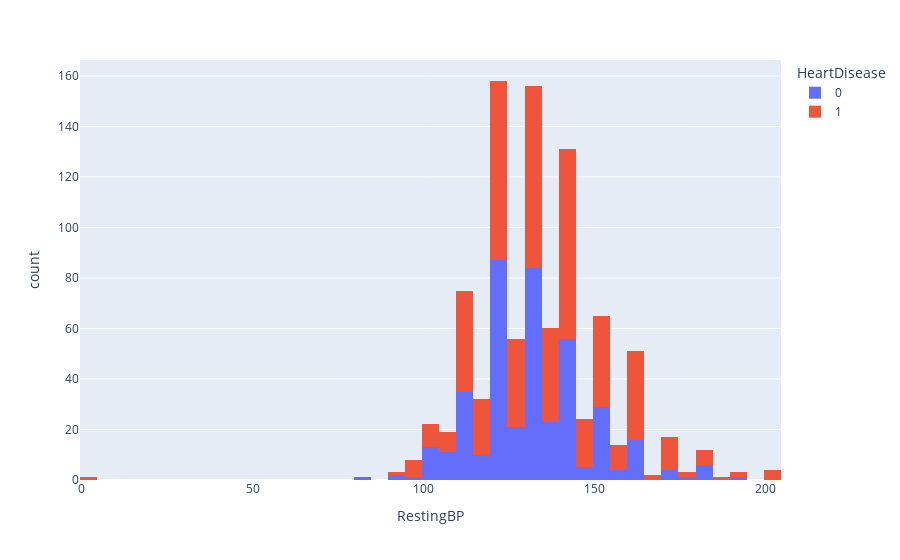

Notebook code for this chart:
### Markdown cell above
### RestingBP

### Code cell
fig = px.histogram(data, x="RestingBP", color="HeartDisease")
fig.show()

### Figure 1 — Plotly figure (JSON) as saved in the notebook; plotly's stock layout.template omitted (floating-point values rounded to 4 significant figures; data arrays with more than 128 entries replaced by an {"elided": "..."} marker saying what was removed)
{"data": [{"alignmentgroup": "True", "bingroup": "x", "hovertemplate": "HeartDisease=0<br>RestingBP=%{x}<br>count=%{y}<extra></extra>", "legendgroup": "0", "marker": {"color": "#636efa", "pattern": {"shape": ""}}, "name": "0", "offsetgroup": "0", "orientation": "v", "showlegend": true, "type": "histogram", "x": {"elided": "410 int values"}, "xaxis": "x", "yaxis": "y"}, {"alignmentgroup": "True", "bingroup": "x", "hovertemplate": "HeartDisease=1<br>RestingBP=%{x}<br>count=%{y}<extra></extra>", "legendgroup": "1", "marker": {"color": "#EF553B", "pattern": {"shape": ""}}, "name": "1", "offsetgroup": "1", "orientation": "v", "showlegend": true, "type": "histogram", "x": {"elided": "508 int values"}, "xaxis": "x", "yaxis": "y"}], "layout": {"barmode": "relative", "legend": {"title": {"text": "HeartDisease"}, "tracegroupgap": 0}, "margin": {"t": 60}, "xaxis": {"anchor": "y", "domain": [0, 1], "title": {"text": "RestingBP"}}, "yaxis": {"anchor": "x", "domain": [0, 1], "title": {"text": "count"}}}}
